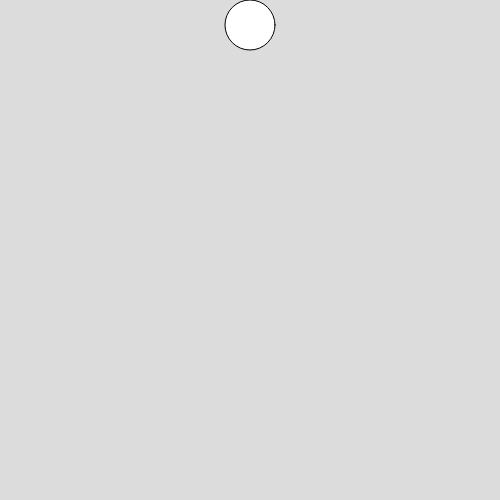
Frame 1 (no input)
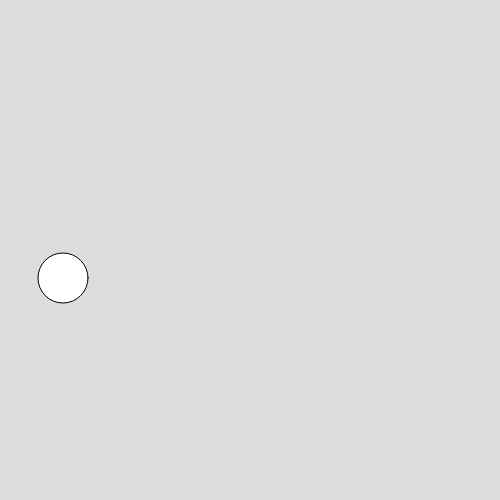
Frame 60 (no input)
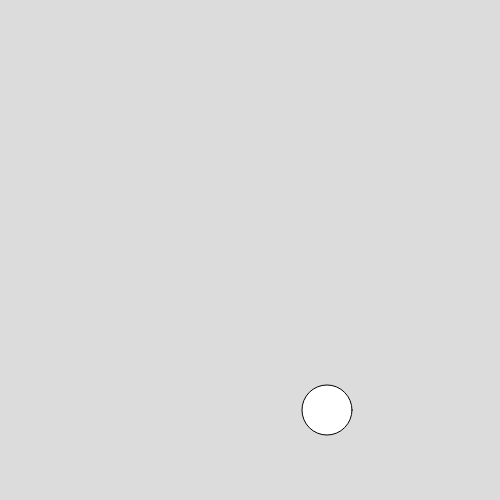
Frame 120 (the mouse pressed at the canvas centre since frame 60)

The p5.js sketch that drew these frames (run headless with seeded random() and noise() and a simulated clock; from frame 60 on, the mouse is pressed at the canvas centre):

// p5.js sketch
// ── sketch.js
let circleX = 250;
let circleY = 25;
let speedX = 11
let speedY = 11

function setup() {
    createCanvas(500,500);
}

function draw() {
    background(220);
    circle(circleX,circleY,50);
    
    if (circleY > width-30) {
        speedX = -11;
        speedY = -11;
    } else if (circleX > width-25) {
        speedX = -11;
        speedY = 11;
    } else if (circleX < 25) {
        speedX = 11;
        speedY = -11;
    } else if (circleY < 25) {
        speedX = 11;
        speedY = 11;
    }
    circleX += speedX;
    circleY += speedY;
}
